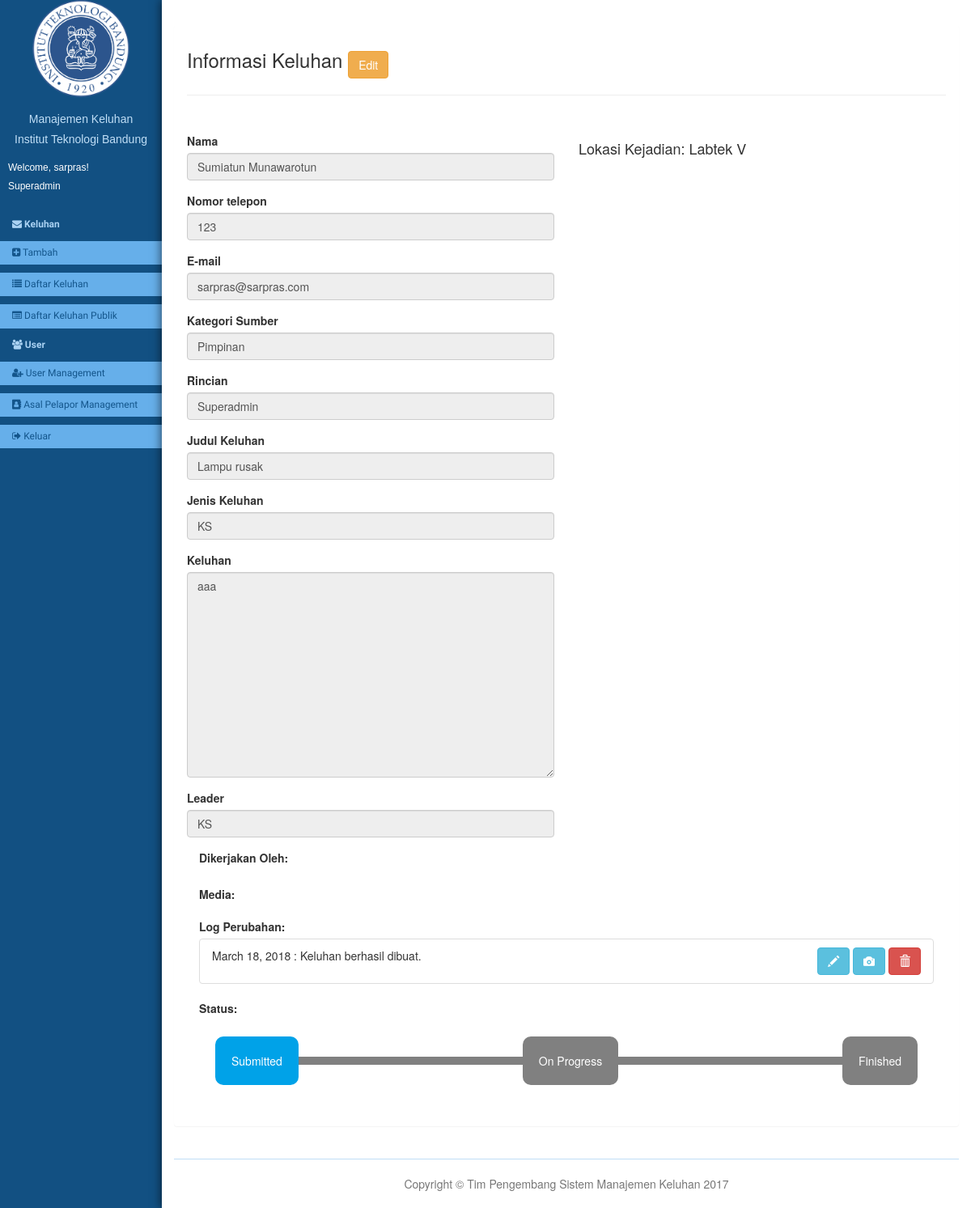
Page /complaints/5/ (signed in) on the committed database.
### complaintManager/models.py (models this page shows, shortened)
class Member(models.Model):
    user = models.OneToOneField(User, on_delete=models.CASCADE)
    role = models.ForeignKey(Role, on_delete=models.CASCADE)
    origin = models.ForeignKey(Origin,on_delete=models.CASCADE)
    phone = models.CharField(max_length=20,default='')
    def isSuperadmin(self):
        return self.role.name == 'SA'

class Role(models.Model):
    ROLES = (
        ('PU', 'Perawatan Utilitas'),
        ('PG', 'Perawatan Gedung'),
        ('OG', 'Operasional dan Kebersihan Gedung'),
        ('KS', 'Kebersihan dan Pengelolaan Sampah'),
        ('IA', 'Inventarisasi Aset'),
        ('PDA', 'Pendayagunaan Aset'),
        ('PHA', 'Penghapusan Aset'),
        ('PD', 'Penerimaan dan Distribusi'),
        ('S', 'Sekretariat'),
        ('D', 'Direktur'),
        ('WD', 'Wakil Direktur'),
        ('KAI', 'Kepala Subdit Pendayagunaan Aset dan Inventarisasi'),
        ('KO', 'Kepala Subdit Operasional dan Kebersihan'),
        ('KPA', 'Kepala Subdit Perawatan Aset'),
        ('SA', 'Superadmin'),
    )
    name = models.CharField(max_length=10, choices=ROLES)
    divisions = models.ManyToManyField(Division)
    def __str__(self):
        return dict(self.ROLES)[self.name]

class Complaint(models.Model):
    STATUS = (
        ('S', 'Submitted'),
        ('P', 'On Progress'),
        ('F', 'Finished')
    )
    title = models.CharField(max_length=200)
    description = models.TextField(max_length=500)
    member = models.ForeignKey(Member, on_delete=models.CASCADE)
    location = models.OneToOneField(Location, on_delete=models.CASCADE)
    status = models.CharField(max_length=5, choices=STATUS,
                              null=False, blank=False, default='S')
    priority = models.PositiveIntegerField(default=1)
    assigned_divisions = models.ManyToManyField(Division, blank=True)
    reported = models.DateTimeField(default=timezone.now)
    is_public = models.BooleanField()
    leader = models.ForeignKey(Division, blank=True, null=True, related_name='leader', on_delete=models.PROTECT)

class Origin(models.Model):
    MASTER_ORIGIN = (
        ('Pimpinan', 'Pimpinan'),
        ('Unit', 'Unit ITB'),
        ('Intern', 'Intern Direktorat Sarana dan Prasarana'),
        ('Civitas', 'Civitas Akademik'),
        ('Eksternal', 'Eksternal ITB (Masyarakat, Tamu, dan Umum)')
    )
    name = models.CharField(max_length=20, choices=MASTER_ORIGIN)
    def __str__(self):
        return dict(self.MASTER_ORIGIN)[self.name]

class Division(models.Model):
    DIVISIONS = (
        ('PU', 'Perawatan Utilitas'),
        ('PG', 'Perawatan Gedung'),
        ('OG', 'Operasional dan Kebersihan Gedung'),
        ('KS', 'Kebersihan dan Pengelolaan Sampah'),
        ('IA', 'Inventarisasi Aset'),
        ('PDA', 'Pendayagunaan Aset'),
        ('PHA', 'Penghapusan Aset'),
        ('PD', 'Penerimaan dan Distribusi'),
        ('S', 'Sekretariat'),
    )
    name = models.CharField(max_length=10, choices=DIVISIONS)

class Location(models.Model):
    name = models.CharField(max_length=50)
    lat = models.FloatField()
    lon = models.FloatField()

class Log(models.Model):
    KINDS = (
        ('G', 'Umum'),
        ('C', 'Pembuatan'),
        ('MD', 'Penandaan Selesai'),
        ('MP', 'Penandaan Progress'),
        ('AW', 'Penambahan Pekerja'),
        ('AC', 'Perubahan oleh Admin'),
        ('ACRMD', 'Perubahan oleh Admin, yang Menghilangkan Penandaan Selesai'),
    )
    creator = models.ForeignKey(User, null=True, on_delete=models.PROTECT)
    complaint = models.ForeignKey(Complaint, on_delete=models.CASCADE)
    date = models.DateField(auto_now_add=True)
    description = models.TextField(max_length=500)
    kind = models.CharField(max_length=10, choices=KINDS, default='G')

### complaintManager/views.py (the view)
# urls.py: url(r'^complaints/(?P<pk>[0-9]+)/$', views.complaint_status, name='complaint_status'),
@login_required
def complaint_status(request, pk):
    complaint = get_object_or_404(Complaint, pk=pk)
    template = 'complaintManager/complaint_manage.html'
    return render(request, template, {'complaint': complaint})

### complaintManager/templates/complaintManager/complaint_manage.html (shortened to what this page needs)
{% extends "complaintManager/base.html" %}
{% load staticfiles %}
{% load complaint_extras %}
{% block extra_css %}
<link rel="stylesheet" href="{% static 'complaintManager/css/status-keluhan.css' %}">
{% endblock %}
{% block content %}
  <div class="page-content-container">
    <div class="row">
      <div class="col-xs-12" id="info-keluhan">
        <div class="panel panel-default-borderless">
          <div class= "panel-heading">
            <h3>
              Informasi Keluhan
              {% if user.member.isSuperadmin %}
              <small>
                <a href="{% url 'complaintManager:complaint_edit' complaint.id %}" class="btn btn-warning">
                  Edit
                </a>
              </small>
              {% endif %}
            </h3>
            <hr>
          </div>
          <div class= "panel-body" id="keluhan-content">
            <div class = "row">
              <form>
                <div class="col-md-6">
                  <div class="form-group">
                    <label class="control-label" for="nama">Nama</label>
                    <p class="form-control" id="nama" disabled>{{complaint.member.user.first_name}} {{complaint.member.user.last_name}}</p>
                  </div>
                  <div class="form-group">
                    <label class="control-label" for="phone-number">Nomor telepon</label>
                    <p class="form-control" id="phone-number" disabled>{{complaint.member.phone}}</p>
                  </div>
                  <div class="form-group">
                    <label class="control-label" for="email">E-mail</label>
                    <p class="form-control" id="email" disabled>{{complaint.member.user.email}}</p>
                  </div>
                  <div class="form-group">
                    <label class="control-label" for="origin">Kategori Sumber</label>
                    <p class="form-control" id="email" disabled>{{complaint.member.origin}}</p>
                  </div>
                  <div class="form-group">
                    <label class="control-label" for="role">Rincian</label>
                    <p class="form-control" id="email" disabled>{{complaint.member.role}}</p>
                  </div>
                  <div class="form-group">
                    <label class="control-label" for="title">Judul Keluhan</label>
                    <p class="form-control" id="taitle" disabled>{{complaint.title}}</p>
                  </div>
                  <div class="form-group">
                    <label class="control-label" for="complaint-type">Jenis Keluhan</label>
                    <p class="form-control" id="sel1" disabled>{% for division in complaint.assigned_divisions.all %}
                      {{ division.name }}{% if not forloop.last %}, {% endif %}
                    {% endfor %}</p>
                  </div>
                  <div class="form-group">
                    <label class="control-label" for="complaints">Keluhan</label>
                    <textarea class="form-control" rows="12" id="complaints" disabled>{{complaint.description}}</textarea>
                  </div>
                  <div class="form-group">
                    <label class="control-label" for="complaint-type">Leader</label>
                    <p class="form-control" id="sel1" disabled>{{complaint.leader.name}}</p>
                  </div>
                </div>
                <div class="col-md-6">
                  <h4>Lokasi Kejadian: {{complaint.location.name}}</h4>
                  <div id="map" style="height:500px; width:100%;"></div>
                </div>
              </div>
              <div class="col-md-12">
                <div class="form-group">
                  <label for="dikerjakan">Dikerjakan Oleh:</label>
                </div>
                <div class="form-group">
                  <label for="media">Media:</media>
                </div>
                <div class="form-group">
                  <label for="log">Log Perubahan:</label>
                  <ul class="list-group" id="unit-kerja">
                    {% for log in complaint.log_set.all %}
                    <li class="list-group-item">
                      <div class="row">
                        <div class="col-md-9">
                          <p>
                            {{log.date}} : {{log.description}}
                          </p>
                        </div>
                        <div class="col-md-3">
                          <div align="right">
                              <button class="btn btn-info" type="button" data-toggle="modal" data-target="#editlog" onclick="changeID({{log.pk}})">
                                  <div class="glyphicon glyphicon-pencil"</div>
                              </button>
                              <button class="btn btn-info" type="button" data-toggle="modal" data-target="#imagelog" onclick="changeID({{log.pk}})">
                                  <div class="glyphicon glyphicon-camera"</div>
                              </button>
                              <button class="btn btn-danger" type="button" data-toggle="modal" data-target="#deletelog" onclick="changeID({{log.pk}})">
                                  <div class="glyphicon glyphicon-trash"></div>
                              </button>
                          </div>
                        </div>
                      </div>
                    </li>
                    {% endfor %}
                  </ul>
                </div>
                <div class="form-group">
                  <label class="control-label" for="status">Status: </label>
                  <div class="status-indicator
                    {% if complaint.status == 'S' %}
                      mod-submitted
                    {% elif complaint.status == 'P' %}
                      mod-submitted
                      mod-progress
                    {% elif complaint.status == 'F' %}
                      mod-submitted
                      mod-progress
                      mod-finished
                    {% endif %}
                  ">
                    <div class="status-segment mod-submitted">
                      Submitted
                    </div>
                    <div class="status-connector mod-progress"></div>
                    <div class="status-segment mod-progress">
                      On Progress
                    </div>
                    <div class="status-connector mod-finished"></div>
                    <div class="status-segment mod-finished">
                      Finished
                    </div>
                  </div>
                </div>
              </div>
          </div>
        </div>
      </div>
    </div>
</div>
{% endblock %}

### complaintManager/templates/complaintManager/base.html (shortened to what this page needs)
{% load static %}
<!DOCTYPE html>
<html lang="en">
<head>
  <link href="{% static 'complaintManager/css/bootstrap.min.css' %}" rel="stylesheet">
  <link rel="stylesheet" href="{% static 'complaintManager/css/main.css' %}">
  <link href="{% static 'complaintManager/font-awesome/css/font-awesome.min.css' %}" rel="stylesheet" type="text/css">
  {% block extra_css %}{% endblock %}
</head>
<body>
  <div class="container-fluid">
    <div class="row">
      <div class="col-md-2 sidebar" id="sidebar-wrapper">
        <ul class="nav nav-stacked nav-pills">
          <div class="text-center">
            <a href="{% url 'complaintManager:index' %}" class="sidebar-title">
              <img id="logo-itb" height="120px" width="120px" name="Logo" class="img-circle" src="{% static 'complaintManager/img/logo-itb.png' %}" alt="logo-itb">
              <h5 id="title">Manajemen Keluhan</h5>
              <h5 id="title">Institut Teknologi Bandung</h5>
            </a>
            {% if user.is_authenticated %}
            <div class="user-profile text-left" style="color: white; padding: 0 1rem;">
              <h6 id="title">Welcome, {{ user.username }}!</h5>
              <h6 id="title">{{ user.member.role }}</h5>
            </div>
            {% endif %}
          </div>
          {% if user.is_authenticated %}
          {% block sidebar %}
          <ul class="nav">
            <li class="sidebar-menu-section-header">
              <i class="fa fa-envelope"></i> Keluhan
            </li>
            {% if user.member.isSuperadmin %}
            <li><a href="{% url 'complaintManager:complaint_create' %}">
              <i class="fa fa-plus-square"></i> Tambah
            </a></li>
            {% endif %}
            <li><a href="{% url 'complaintManager:complaint_list' %}">
              <i class="fa fa-list"></i> Daftar Keluhan
            </a></li>
            {% if user.member.isSuperadmin %}
            <li><a href="{% url 'complaintManager:complaint_list_public' %}">
              <i class="fa fa-list-alt"></i> Daftar Keluhan Publik
            </a></li>
            {% endif %}
            <li class="sidebar-menu-section-header">
              <i class="fa fa-users"></i> User
            </li>
            {% if user.member.isSuperadmin %}
              <li><a href="{% url 'complaintManager:user_index' %}">
                <i class="fa fa-user-plus"></i> User Management
              </a></li>
              <li><a href="{% url 'complaintManager:informer_origin_index' %}">
                <i class="fa fa-address-book"></i> Asal Pelapor Management
              </a></li>
            {% endif %}
            <li><a href="{% url 'complaintManager:logout' %}">
              <i class="fa fa-sign-out"></i> Keluar
            </a></li>
          </ul>
          {% endblock %}
          {% endif %}
        </ul>
      </div>
      <div class="col-md-10 content-container">
        <div class="page-content-container">
          {% block content %}
          {% endblock %}
        </div>
        <footer id="contact">
          <div class="container-fluid">
            <div class="row">
              <div class="col-lg-10 col-lg-offset-1 text-center">
                <p class="text-muted">Copyright &copy; Tim Pengembang Sistem Manajemen Keluhan 2017</p>
              </div>
            </div>
          </div>
        </footer>
      </div>
    </div>
  </div>
</body>
</html>

### complaintManager/static/complaintManager/css/main.css (style rules this page uses)
body { background-color: hsl(207, 76%, 29%); }
.content-container { background-color: #fff; min-height: 100vh; padding-top: 1rem; padding-bottom: 1rem; box-shadow: -2px 0 10px rgba(0, 0, 0, 0.5); }
footer { border-top: 1px solid hsl(207, 76%, 86%); padding-top: 2rem; margin-top: 2rem; }
.sidebar { font-family: 'Raleway', sans-serif; font-size: 1.2rem; overflow-y: auto; right: 0; padding-left: 0; padding-right: 0; }
.sidebar-title { color: white; display: block; }
.sidebar .nav > li { margin: 1rem 0; }
.sidebar .nav > li > a { border-radius: 0; background-color: hsl(207, 76%, 66%); padding-top: 0.5em; padding-bottom: 0.5em; color: hsl(207, 76%, 31%); }
.page-content-container { min-height: calc(100vh - 20px); }
.sidebar-menu-section-header { padding: 0rem 1.5rem; line-height: 21px; margin-top: 30.5px; font-weight: 700; color: hsl(207, 76%, 81%); }
#title { font-family: 'Merriweather Sans', sans-serif; }
.user-profile { margin-top: 20px; margin-bottom: 20px; }

### complaintManager/static/complaintManager/css/status-keluhan.css (style rules this page uses)
#info-keluhan { padding-top: 2rem; }
.status-indicator { display: flex; flex-direction: row; align-items: center; width: 100%; color: white; padding: 2rem; }
.status-segment { padding: 2rem; border-radius: 1rem; background-color: gray; }
.status-connector { height: 1rem; flex-grow: 1; background-color: gray; }
.status-indicator.mod-submitted .mod-submitted, .status-indicator.mod-progress .mod-progress, .status-indicator.mod-finished .mod-finished { background-color: #00A2E8; }

### complaintManager/templates/complaintManager/base.html (style rules this page uses)
#logo-itb { 1 margin-top: 10px; margin-bottom: 10px; }

### rows in the picture
Complaint: member.user.first_name "Sumiatun", member.user.last_name "Munawarotun", member.phone "123", member.user.email "sarpras@sarpras.com", member.origin "Pimpinan", member.role "Superadmin", title "Lampu rusak", description "aaa", leader.name "KS", location.name "Labtek V"
Division: name "KS"
Log: date "March 18, 2018", description "Keluhan berhasil dibuat."

### other values in the picture
{{ user.username }} "sarpras"
{{ user.member.role }} "Superadmin"
